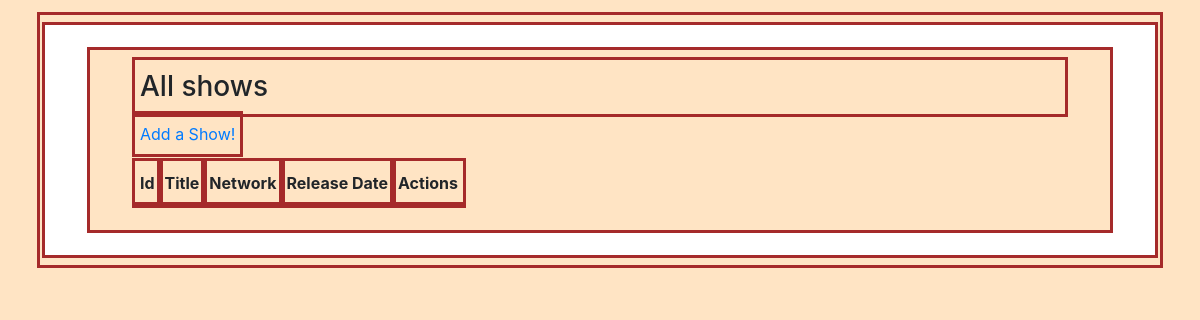
/, run on an earlier commit of the app's database.
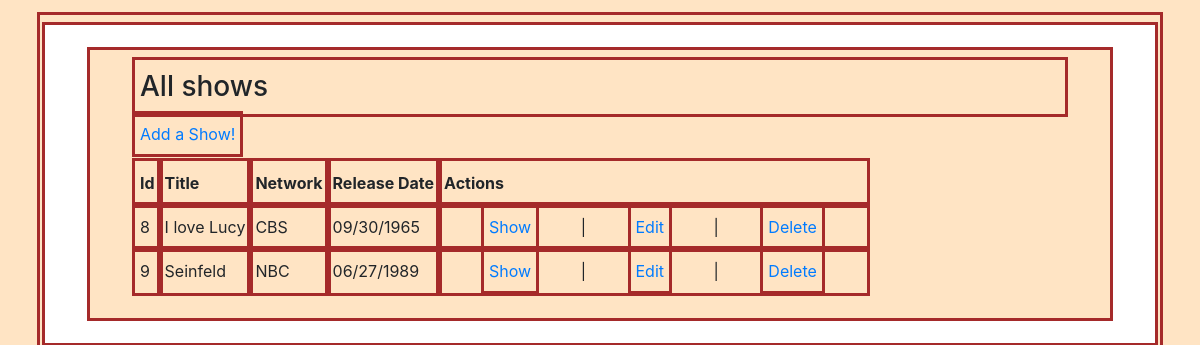
And on a later commit of the database.
### tv_shows_app/models.py (models this page shows)
class Show(models.Model):
    title = models.CharField(max_length = 255, unique = True)
    network = models.CharField(max_length = 255)
    description = models.CharField(max_length= 255)
    release_date = models.DateField()
    created_at = models.DateTimeField(auto_now_add=True)
    updated_at = models.DateTimeField(auto_now=True)
    objects = BlogManager()

### tv_shows_app/views.py (the view)
# urls.py: path('', views.index, name ='index'),
def index(request):
    shows = Show.objects.all()
    context ={
        'shows': shows
    }
    print(shows)
    return render(request, 'tv_show.html', context)

### tv_shows_app/templates/tv_show.html (shortened to what this page needs)
<!DOCTYPE html>
<html lang="en">
<head>
    <link href="https://stackpath.bootstrapcdn.com/bootstrap/4.3.1/css/bootstrap.min.css" rel="stylesheet">
    {% load static %}
    <link rel = "stylesheet" href ="{% static 'css/style.css' %}">
</head>
<body>
    <div id = 'shows'>
        <h3>All shows</h3>
        <table>
            <thead>
                <tr>
                    <th>Id</th>
                    <th>Title</th>
                    <th>Network</th>
                    <th>Release Date</th>
                    <th>Actions</th>
                </tr>
            </thead>
            <tbody>
                {% for show in shows %}
                <tr>
                    <td>{{show.id}}</td>
                    <td>{{show.title}}</td>
                    <td>{{show.network}}</td>
                    <td>{{show.release_date|date:'SHORT_DATE_FORMAT'}}</td>
                    <td><a href ='/show/{{show.id}}'>Show</a> | <a href ='/show/{{show.id}}/edit'>Edit</a> | <a href ='/show/{{show.id}}/delete'>Delete</a></td>
                </tr>
                {% endfor %}
            </tbody>
            <a href="/show/new">Add a Show!</a>
        </table>
    </div>
</body>
</html>

### tv_shows_app/static/css/style.css (style rules this page uses)
* { outline:3px solid brown; margin:15px 40px; padding:10px 5px; background-color: bisque; }

What changed in the data, as far as the page shows it:
added Show: id "8", title "I love Lucy", network "CBS", release_date "09/30/1965"
added Show: id "9", title "Seinfeld", network "NBC", release_date "06/27/1989"
